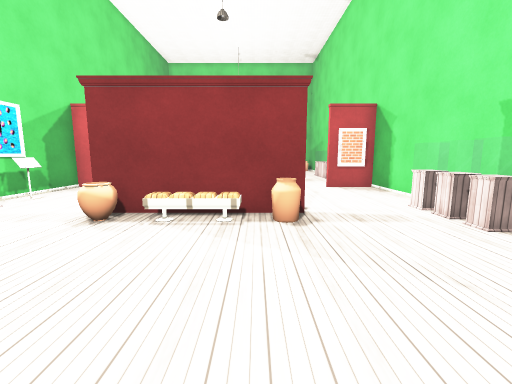
view 1 (above)

15 first-person views from a walk through a Unity game level. The camera is 1.5 m above the floor, tilts 8° down and sees 90° across. The floor is counted in squares, 1 m on a side. Each view is taken from the middle of a square. On the plan, view 1 faces up. The plan holds only what a view shows up to about 13 squares ahead; the rest is blank. The player character is not drawn. Some surface patterns are stand-ins.

view 2
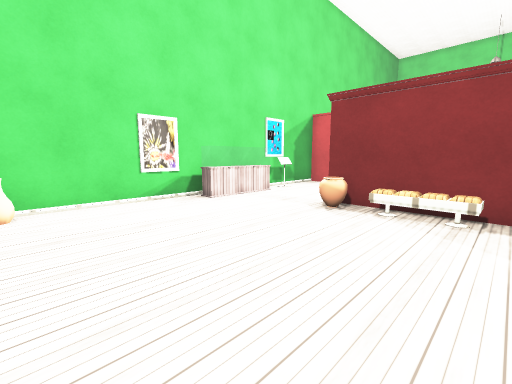

view 3
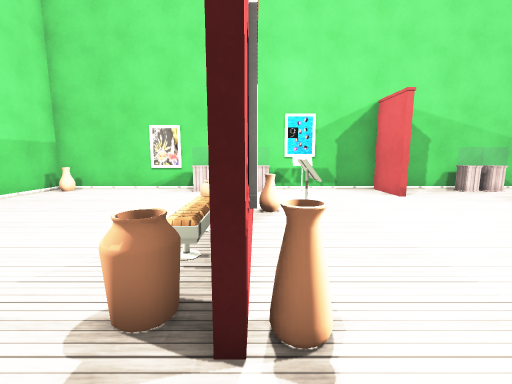

view 4
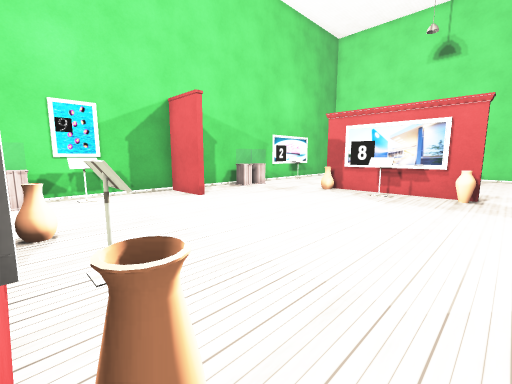

view 5
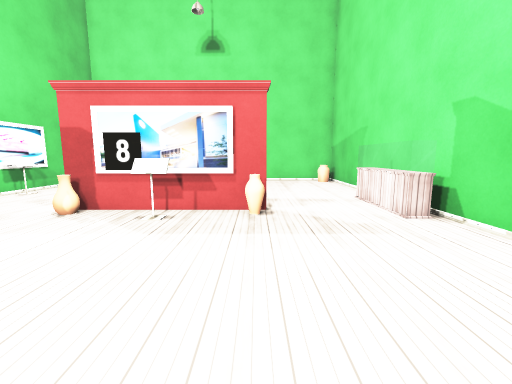

view 6
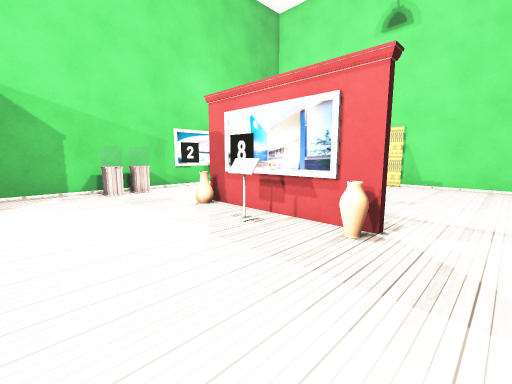

view 7
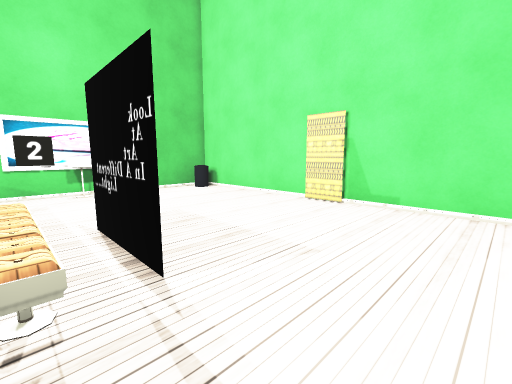

view 8
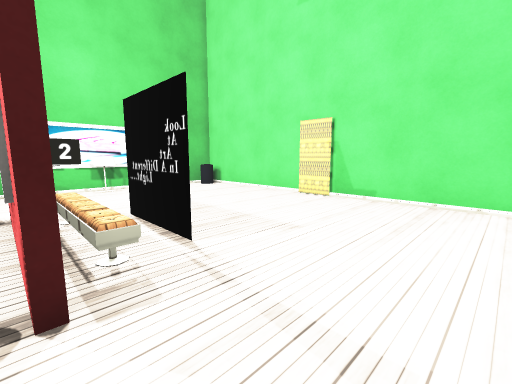

view 9
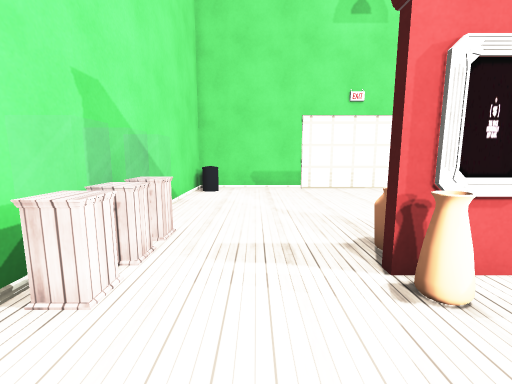

view 10
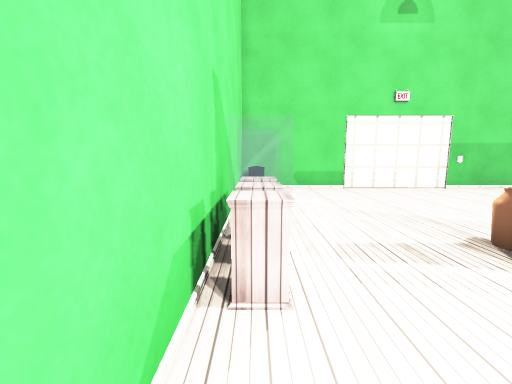

view 11
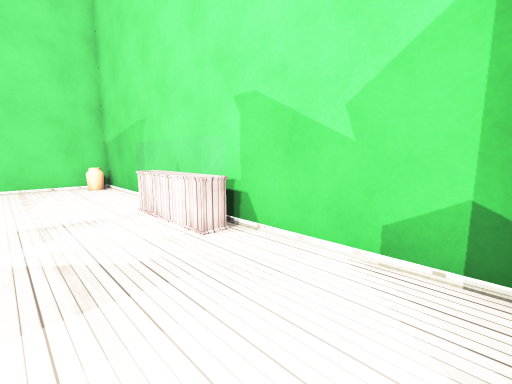

view 12
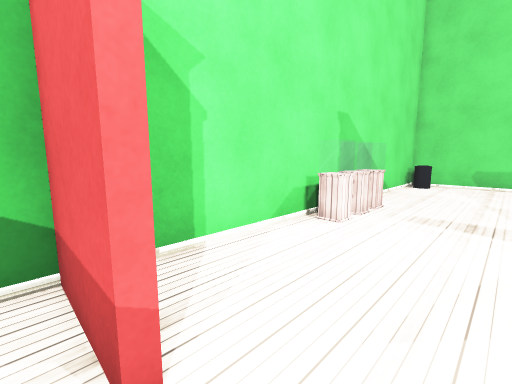

view 13
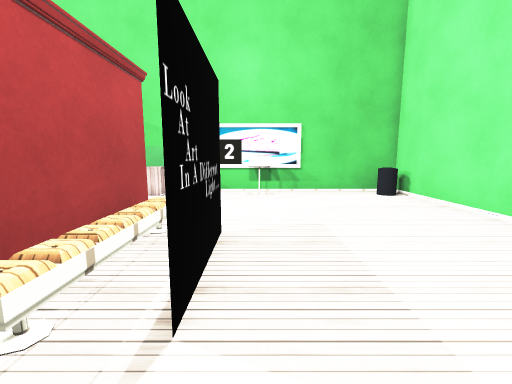

view 14
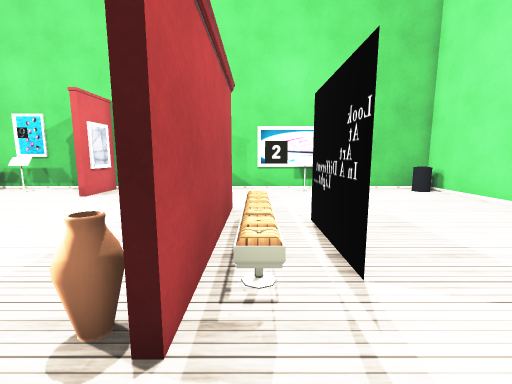

view 15
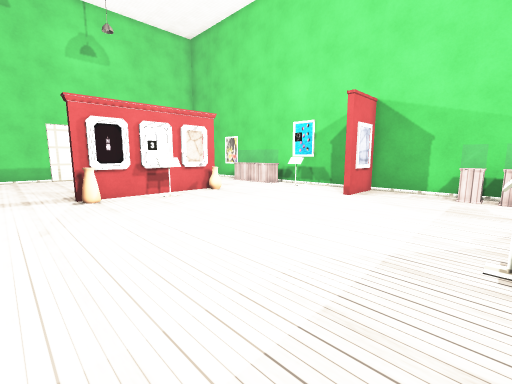

### Floor plan
Points are (right, up) in squares from view 1. A wall is a line through its corners. A room is listed if a view was taken in it or the views show most of it. See-through windows are left out.
Room 1 (views 1, 2, 3, 4, 5, 6, 7, 8, 9, 10, 11, 12, 13, 14, 15)
walls: (-2, 7.9) (-1, 7.9); (-1, 7.8) (-2, 7.8); (-6.4, 12.4) (-8.8, 12.4); (-1, 17.1) (-2, 17.1); (-3.5, 6.9) (0.6, 6.9); (3.4, 12.6) (5.8, 12.6); (0.5, 6.7) (-3.5, 6.7); (-7.8, 9.5) (-7.8, 8.5); (-3.5, 18.3) (0.6, 18.3); (-8.1, 9.5) (-8.1, 8.5); (0.6, 18.1) (-3.5, 18.1); (-8.8, 12.6) (-6.4, 12.6); (-7.7, 7.6) (-7.7, 4.4) (-8.2, 4.4); (-7.7, 16.5) (-7.7, 15.8) (-8.2, 15.8); (5.8, 12.4) (3.5, 12.4); (-8.1, 17.4) (-7.7, 17.4) (-7.7, 16.8) (-8.2, 16.8); (4.7, 7.1) (4.7, 7.6) (5.4, 7.6); (0.1, 20.3) (-3, 20.3) (-0.2, 20.3); (5.4, 17.1) (4.7, 17.1) (4.7, 20.4); (4.7, 6) (4.7, 6.6); (5.1, 5) (4.7, 5) (4.7, 5.6); (-8.1, 21.6) (-8.1, 20.6); (-8.2, 21.6) (-8.2, 20.6); (-8.6, -2) (5.6, -2) (5.6, 26.8) (-8.6, 26.8) (-8.6, -2)
objects: vase (-8, -1); vase (-4, 6); vase (-4, 7); vase (-4, 18); bench (-3, 6); bench (-3, 19) to (0, 19); bench (-2, 6) to (-1, 6); vase (0, 6) to (1, 6); vase (1, 7); vase (1, 17) to (1, 18); vase (5, 26)

Positions as (right, up) in squares from view 1, and headings:
1: (0, 0), facing up
2: (0, -1), facing up-left
3: (3, 7), facing left
4: (2, 7), facing up-left
5: (1, 11), facing up
6: (3, 13), facing up-left
7: (3, 19), facing up-left
8: (4, 18), facing up-left
9: (3, 10), facing down
10: (5, 10), facing down
11: (2, 13), facing up-right
12: (2, 13), facing down-right
13: (2, 21), facing left
14: (3, 19), facing left
15: (3, 17), facing down-left
